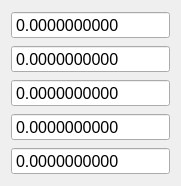
    <widget class="QWidget" name="layoutWidget_9">
     <property name="geometry">
      <rect>
       <x>240</x>
       <y>550</y>
       <width>131</width>
       <height>171</height>
      </rect>
     </property>
     <layout class="QVBoxLayout" name="verticalLayout_13">
      <item>
       <widget class="QDoubleSpinBox" name="polarMOI">
        <property name="sizePolicy">
         <sizepolicy hsizetype="Minimum" vsizetype="Preferred">
          <horstretch>250</horstretch>
          <verstretch>0</verstretch>
         </sizepolicy>
        </property>
        <property name="minimumSize">
         <size>
          <width>0</width>
          <height>28</height>
         </size>
        </property>
        <property name="maximumSize">
         <size>
          <width>16777215</width>
          <height>28</height>
         </size>
        </property>
        <property name="font">
         <font>
          <pointsize>12</pointsize>
         </font>
        </property>
        <property name="buttonSymbols">
         <enum>QAbstractSpinBox::NoButtons</enum>
        </property>
        <property name="decimals">
         <number>10</number>
        </property>
        <property name="maximum">
         <double>1000000000000.000000000000000</double>
        </property>
       </widget>
      </item>
      <item>
       <widget class="QDoubleSpinBox" name="productofinertia">
        <property name="sizePolicy">
         <sizepolicy hsizetype="Minimum" vsizetype="Preferred">
          <horstretch>250</horstretch>
          <verstretch>0</verstretch>
         </sizepolicy>
        </property>
        <property name="minimumSize">
         <size>
          <width>0</width>
          <height>28</height>
         </size>
        </property>
        <property name="maximumSize">
         <size>
          <width>16777215</width>
          <height>28</height>
         </size>
        </property>
        <property name="font">
         <font>
          <pointsize>12</pointsize>
         </font>
        </property>
        <property name="buttonSymbols">
         <enum>QAbstractSpinBox::NoButtons</enum>
        </property>
        <property name="decimals">
         <number>10</number>
        </property>
        <property name="maximum">
         <double>1000000000000.000000000000000</double>
        </property>
       </widget>
      </item>
      <item>
       <widget class="QDoubleSpinBox" name="maxMOI">
        <property name="sizePolicy">
         <sizepolicy hsizetype="Minimum" vsizetype="Preferred">
          <horstretch>250</horstretch>
          <verstretch>0</verstretch>
         </sizepolicy>
        </property>
        <property name="minimumSize">
         <size>
          <width>0</width>
          <height>28</height>
         </size>
        </property>
        <property name="maximumSize">
         <size>
          <width>16777215</width>
          <height>28</height>
         </size>
        </property>
        <property name="font">
         <font>
          <pointsize>12</pointsize>
         </font>
        </property>
        <property name="buttonSymbols">
         <enum>QAbstractSpinBox::NoButtons</enum>
        </property>
        <property name="decimals">
         <number>10</number>
        </property>
        <property name="maximum">
         <double>1000000000000.000000000000000</double>
        </property>
       </widget>
      </item>
      <item>
       <widget class="QDoubleSpinBox" name="minMOI">
        <property name="sizePolicy">
         <sizepolicy hsizetype="Minimum" vsizetype="Preferred">
          <horstretch>250</horstretch>
          <verstretch>0</verstretch>
         </sizepolicy>
        </property>
        <property name="minimumSize">
         <size>
          <width>0</width>
          <height>28</height>
         </size>
        </property>
        <property name="maximumSize">
         <size>
          <width>16777215</width>
          <height>28</height>
         </size>
        </property>
        <property name="font">
         <font>
          <pointsize>12</pointsize>
         </font>
        </property>
        <property name="buttonSymbols">
         <enum>QAbstractSpinBox::NoButtons</enum>
        </property>
        <property name="decimals">
         <number>10</number>
        </property>
        <property name="maximum">
         <double>1000000000000.000000000000000</double>
        </property>
       </widget>
      </item>
      <item>
       <widget class="QDoubleSpinBox" name="axisangle">
        <property name="sizePolicy">
         <sizepolicy hsizetype="Minimum" vsizetype="Preferred">
          <horstretch>250</horstretch>
          <verstretch>0</verstretch>
         </sizepolicy>
        </property>
        <property name="minimumSize">
         <size>
          <width>0</width>
          <height>28</height>
         </size>
        </property>
        <property name="maximumSize">
         <size>
          <width>16777215</width>
          <height>28</height>
         </size>
        </property>
        <property name="font">
         <font>
          <pointsize>12</pointsize>
         </font>
        </property>
        <property name="buttonSymbols">
         <enum>QAbstractSpinBox::NoButtons</enum>
        </property>
        <property name="decimals">
         <number>10</number>
        </property>
        <property name="maximum">
         <double>1000000000000.000000000000000</double>
        </property>
       </widget>
      </item>
     </layout>
    </widget>
